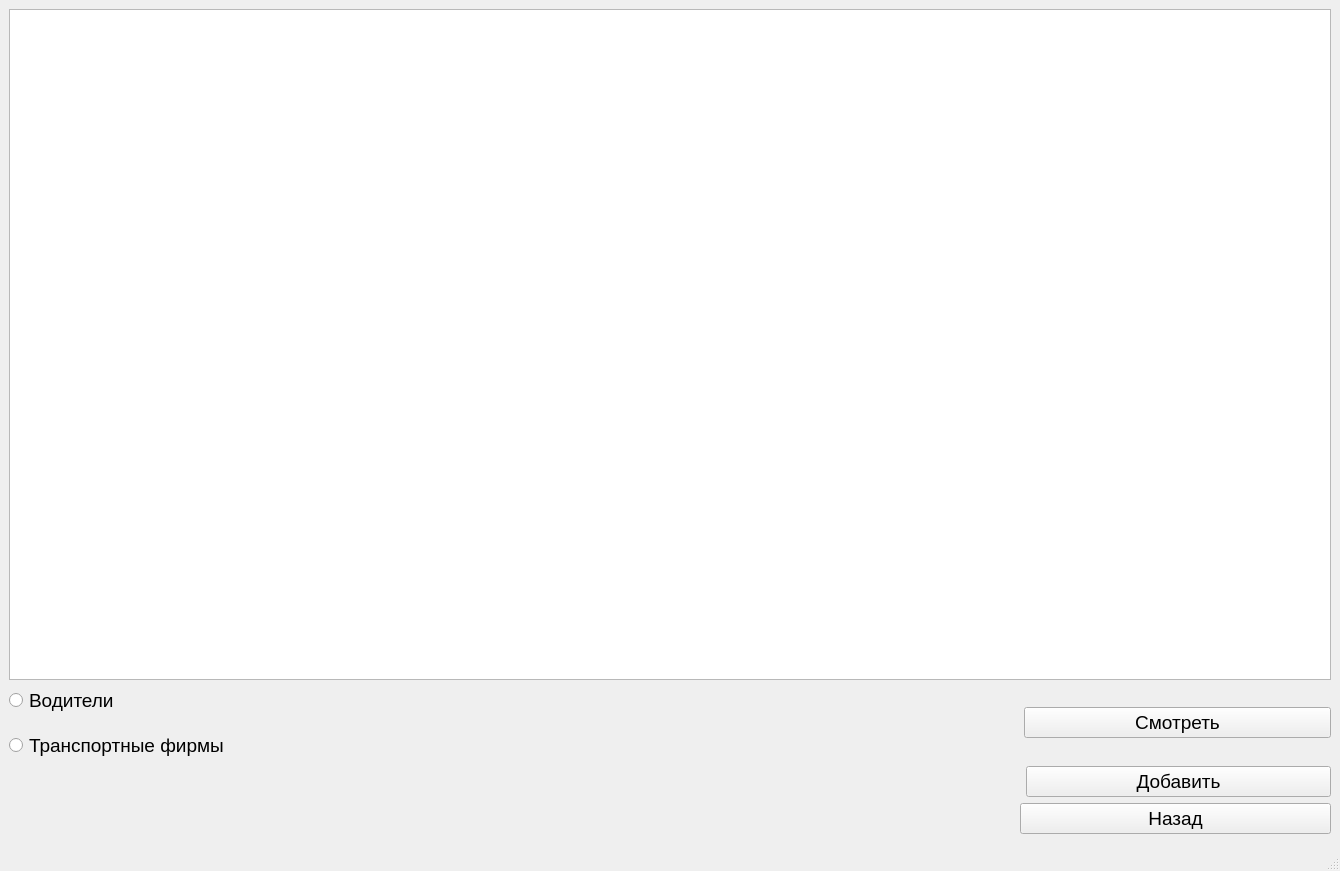
<?xml version="1.0" encoding="UTF-8"?>
<ui version="4.0">
 <class>TransportCompanyWindow</class>
 <widget class="QMainWindow" name="TransportCompanyWindow">
  <property name="geometry">
   <rect>
    <x>0</x>
    <y>0</y>
    <width>1340</width>
    <height>871</height>
   </rect>
  </property>
  <property name="font">
   <font>
    <pointsize>14</pointsize>
   </font>
  </property>
  <property name="windowTitle">
   <string>Транспортная компания</string>
  </property>
  <widget class="QWidget" name="centralwidget">
   <layout class="QVBoxLayout" name="verticalLayout_3">
    <item>
     <widget class="QTableWidget" name="tableWidget"/>
    </item>
    <item>
     <layout class="QHBoxLayout" name="horizontalLayout" stretch="5,8,4">
      <property name="spacing">
       <number>16</number>
      </property>
      <item>
       <layout class="QVBoxLayout" name="verticalLayout_2">
        <item>
         <widget class="QRadioButton" name="radioBtnDriver">
          <property name="text">
           <string>Водители</string>
          </property>
         </widget>
        </item>
        <item>
         <widget class="QRadioButton" name="radioBtnTransportCompany">
          <property name="text">
           <string>Транспортные фирмы</string>
          </property>
         </widget>
        </item>
       </layout>
      </item>
      <item>
       <spacer name="horizontalSpacer_2">
        <property name="orientation">
         <enum>Qt::Horizontal</enum>
        </property>
        <property name="sizeHint" stdset="0">
         <size>
          <width>40</width>
          <height>20</height>
         </size>
        </property>
       </spacer>
      </item>
      <item>
       <layout class="QVBoxLayout" name="verticalLayout">
        <item>
         <widget class="QPushButton" name="btnCheck">
          <property name="text">
           <string>Смотреть</string>
          </property>
         </widget>
        </item>
       </layout>
      </item>
     </layout>
    </item>
    <item>
     <layout class="QHBoxLayout" name="horizontalLayout_2" stretch="10,3">
      <property name="spacing">
       <number>0</number>
      </property>
      <item>
       <spacer name="horizontalSpacer">
        <property name="orientation">
         <enum>Qt::Horizontal</enum>
        </property>
        <property name="sizeHint" stdset="0">
         <size>
          <width>40</width>
          <height>20</height>
         </size>
        </property>
       </spacer>
      </item>
      <item>
       <widget class="QPushButton" name="btnAdd">
        <property name="text">
         <string>Добавить</string>
        </property>
       </widget>
      </item>
     </layout>
    </item>
    <item>
     <layout class="QHBoxLayout" name="horizontalLayout_3" stretch="13,4">
      <item>
       <spacer name="horizontalSpacer_3">
        <property name="orientation">
         <enum>Qt::Horizontal</enum>
        </property>
        <property name="sizeHint" stdset="0">
         <size>
          <width>40</width>
          <height>20</height>
         </size>
        </property>
       </spacer>
      </item>
      <item>
       <widget class="QPushButton" name="btnBack">
        <property name="text">
         <string>Назад</string>
        </property>
       </widget>
      </item>
     </layout>
    </item>
   </layout>
  </widget>
  <widget class="QMenuBar" name="menubar">
   <property name="geometry">
    <rect>
     <x>0</x>
     <y>0</y>
     <width>1340</width>
     <height>31</height>
    </rect>
   </property>
  </widget>
  <widget class="QStatusBar" name="statusbar"/>
 </widget>
 <resources/>
 <connections/>
</ui>
